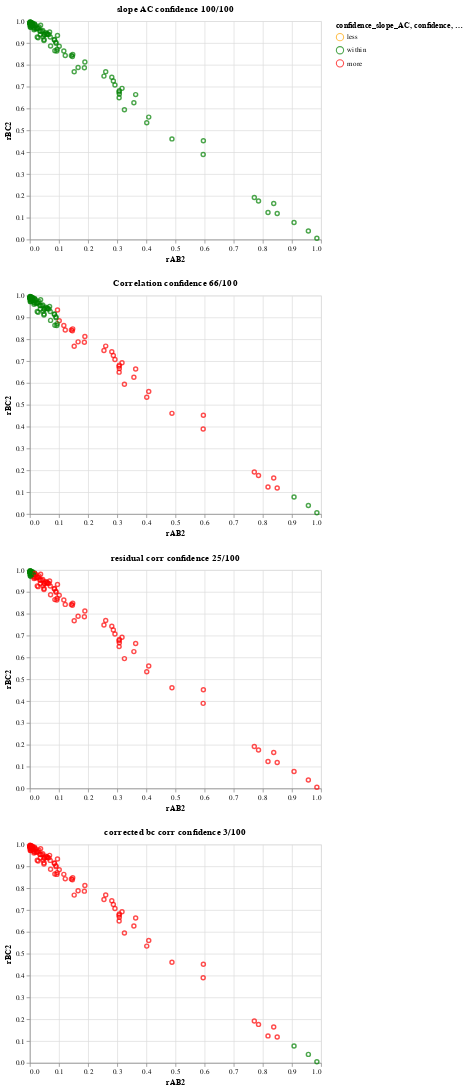

Notebook code cell kept with this figure:
### Code cell
add_confidence_stats(d, ABC_all)
confidence_graphs(d)
